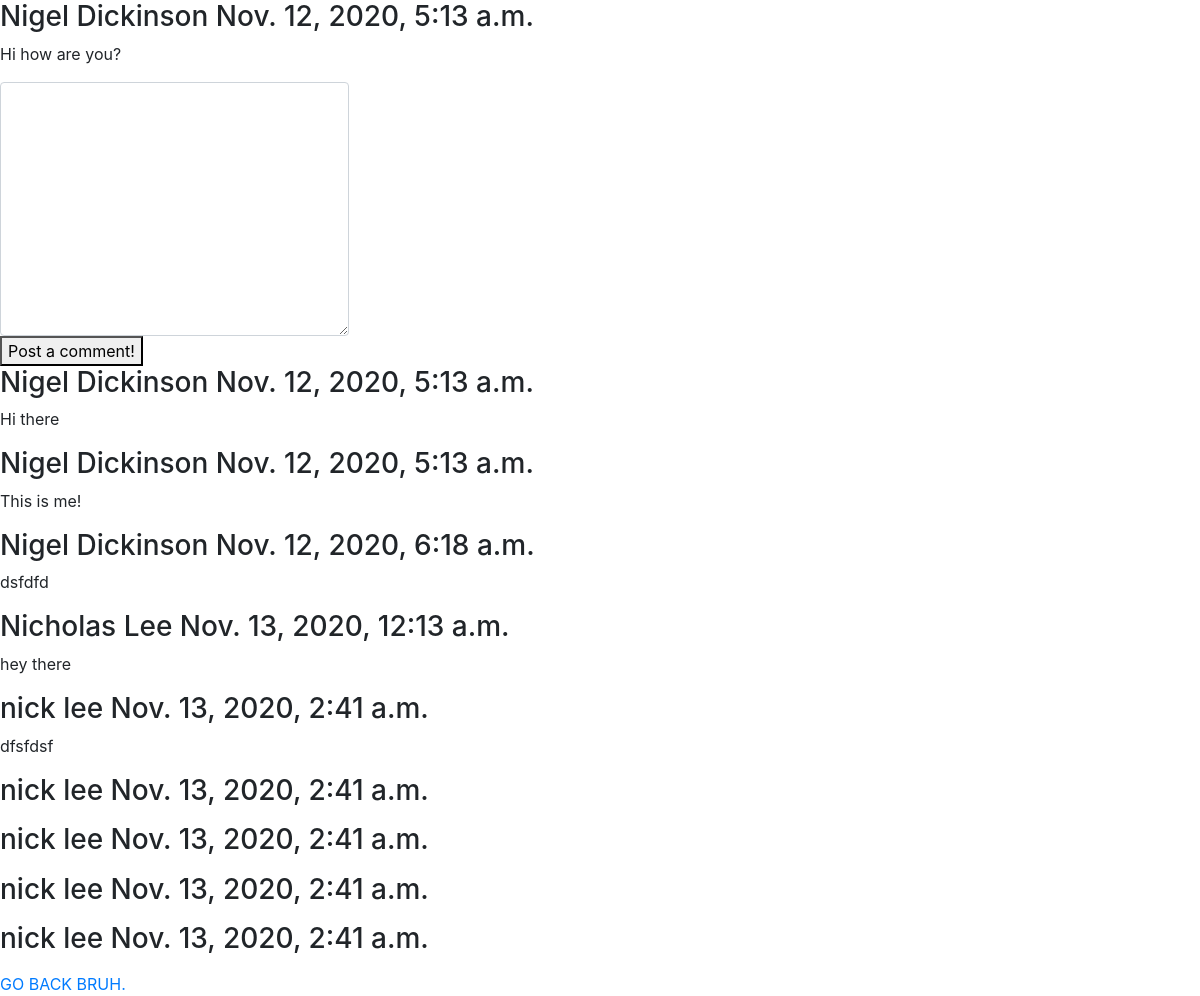
Screenshot of /wall/comment/9 (signed in) with the database file from the repository.
### wall_app/models.py (models this page shows)
class PostMessage(models.Model):
    content = models.TextField()
    user = models.ForeignKey(User, related_name="postmessages", on_delete = models.CASCADE)
    created_at = models.DateTimeField(auto_now_add=True)

class Comment(models.Model):
    content = models.TextField()
    user = models.ForeignKey(User, related_name="comments", on_delete=models.CASCADE)
    postmessage = models.ForeignKey(PostMessage, related_name="comments", on_delete=models.CASCADE)
    created_at = models.DateTimeField(auto_now_add=True)

### main_app/models.py (models this page shows)
class User(models.Model):
    fname=models.CharField(max_length=255)
    lname=models.CharField(max_length=255)
    email=models.EmailField()
    password=models.CharField(max_length=255)
    objects=UserManager()

### wall_app/views.py (the view)
# urls.py: path('comment/<int:i_id>', views.comment),
def comment(request, i_id):
    logged_in_user = User.objects.get(id=request.session['user_id'])
    context = {
        'user' : logged_in_user,
        'messages' : PostMessage.objects.get(id=i_id),
        'comments' :Comment.objects.all(),
    }
    return render(request, 'mess_com.html', context)

### wall_app/templates/mess_com.html (shortened to what this page needs)
<!DOCTYPE html>
<html lang="en">
<head>
    <link rel="stylesheet" href="https://cdn.jsdelivr.net/npm/bootstrap@4.5.3/dist/css/bootstrap.min.css">
</head>
<body>
    <div>
        <div>
            <h3>{{messages.user.fname}} {{messages.user.lname}} {{messages.created_at}}</h3>
            <p>{{messages.content}}</p>
        </div>
    </div>
    <div>
        <div class="form-row align-items-center">
            <div class="col-auto">
        <form action="/wall/comment/{{messages.id}}/post" method='POST'>
            <textarea class = "form-control" name="comment" cols="30" rows="10"></textarea>
            <button>Post a comment!</button>
            </div>
        </div>
    </div>
    <div>
        {%for com in comments %}
        <div>
            <h3>{{com.user.fname}} {{com.user.lname}} {{com.created_at}}</h3>
            <p>{{com.content}}</p>
        </div>
        {% endfor %}
    </div>
    <a href="/wall">GO BACK BRUH.</a>
</body>
</html>

### rows the page displays
PostMessage: user.fname "Nigel", user.lname "Dickinson", created_at "Nov. 12, 2020, 5:13 a.m.", content "Hi how are you?"
Comment: user.fname "Nigel", user.lname "Dickinson", created_at "Nov. 12, 2020, 5:13 a.m.", content "Hi there"
Comment: user.fname "Nigel", user.lname "Dickinson", created_at "Nov. 12, 2020, 5:13 a.m.", content "This is me!"
Comment: user.fname "Nigel", user.lname "Dickinson", created_at "Nov. 12, 2020, 6:18 a.m.", content "dsfdfd"
Comment: user.fname "Nicholas", user.lname "Lee", created_at "Nov. 13, 2020, 12:13 a.m.", content "hey there"
Comment: user.fname "nick", user.lname "lee", created_at "Nov. 13, 2020, 2:41 a.m.", content "dfsfdsf"
Comment: user.fname "nick", user.lname "lee", created_at "Nov. 13, 2020, 2:41 a.m."
Comment: user.fname "nick", user.lname "lee", created_at "Nov. 13, 2020, 2:41 a.m."
Comment: user.fname "nick", user.lname "lee", created_at "Nov. 13, 2020, 2:41 a.m."
Comment: user.fname "nick", user.lname "lee", created_at "Nov. 13, 2020, 2:41 a.m."
